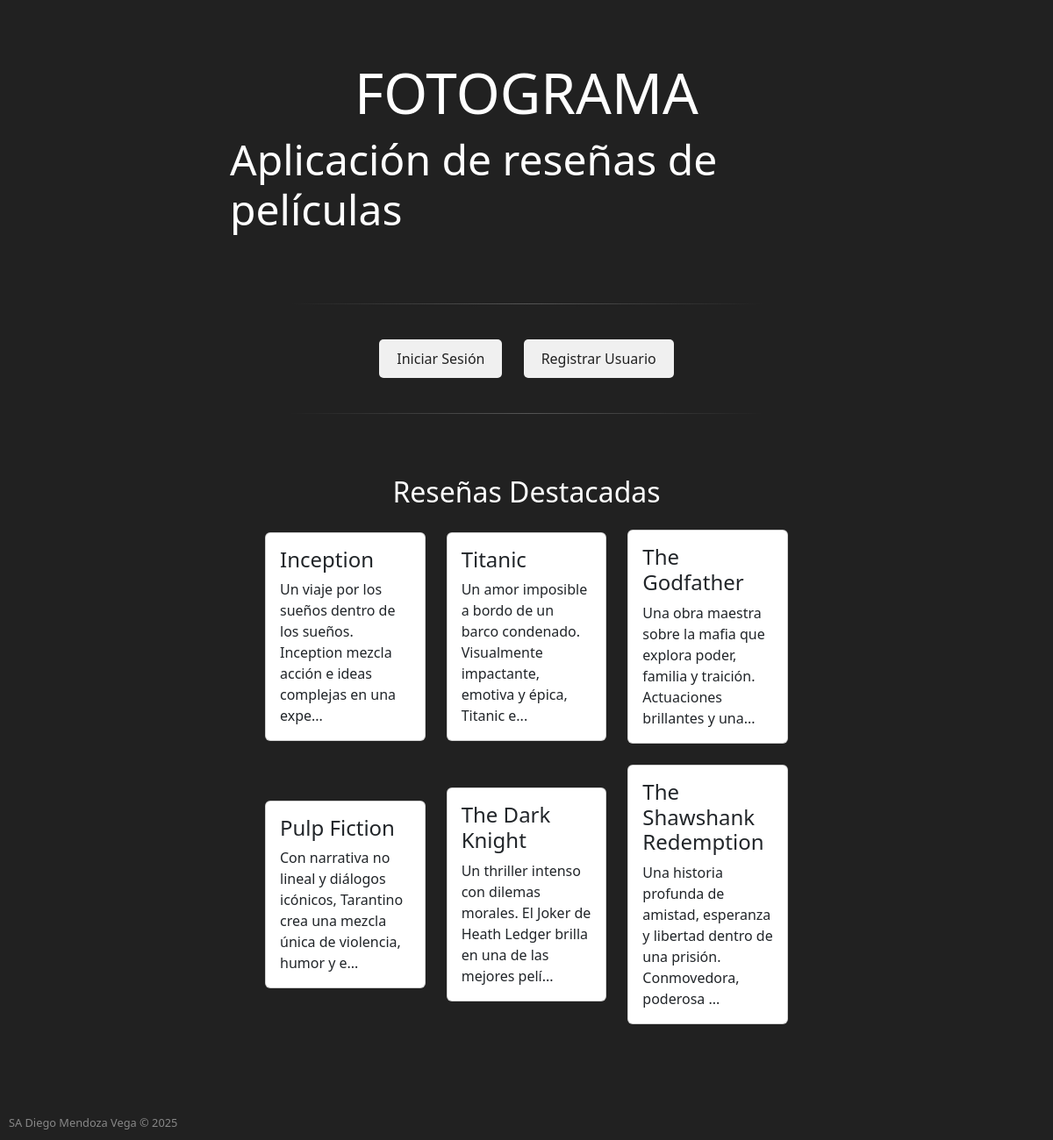
The page / on the database its author committed.
### models.py (models this page shows)
class ResenaPelicula(db.Model):
    __tablename__ = 'resenas_peliculas'
    id = db.Column(db.Integer, primary_key=True, autoincrement=True)
    titulo = db.Column(db.String(255), nullable=False)
    anio = db.Column(db.Integer)
    duracion = db.Column(db.Integer)
    genero = db.Column(db.String(100))
    puntuacion = db.Column(db.Numeric(3, 1))
    resena = db.Column(db.Text)
    imagen = db.Column(db.String(255))
    id_usuario = db.Column(db.Integer, db.ForeignKey('usuario.id'))

### app.py (the view)
@app.route('/')
def home():
    todas_resenas = ResenaPelicula.query.all()
    resenas = random.sample(todas_resenas, min(6, len(todas_resenas)))
    return render_template('bienvenido.html', resenas=resenas)

### templates/bienvenido.html (shortened to what this page needs)
<!DOCTYPE html>
<html lang="es">
<head>
    <link href="https://cdn.jsdelivr.net/npm/bootstrap@5.3.3/dist/css/bootstrap.min.css" rel="stylesheet">
    <link rel="stylesheet" href="{{ url_for('static', filename='index.css') }}">
</head>
<body>
<div class="container">
    <h1 class="display-3">FOTOGRAMA</h1>
    <h3 class="display-5">Aplicación de reseñas de películas</h3>
    <hr>
    <div class="button-container">
        <a class="btn" href="{{url_for('login')}}">Iniciar Sesión</a>
        <a class="btn" href="{{url_for('register')}}">Registrar Usuario</a>
    </div>
    <hr>
</div>
<div class="row" id="reseñas">
    <h2 class="mb-4 text-center">Reseñas Destacadas</h2>
    {% for resena in resenas %}
    <div class="col-md-4 mb-4">
      <div class="card h-100">
        <div class="card-body">
          <h4 class="card-title">{{ resena.titulo }}</h4>
          <p class="card-text">
            {{ resena.resena[:100] }}{% if resena.resena|length > 100 %}...{% endif %}
          </p>
        </div>
      </div>
    </div>
    {% endfor %}
  </div>
    <footer>
        SA Diego Mendoza Vega © 2025
    </footer>
</body>
</html>

### static/index.css (style rules this page uses)
body { background-color: #212121; color: white; display: flex; flex-direction: column; align-items:center; justify-content: center; height: 100vh; margin: 250px; }
.container { background-color: #212121; color: white; display: flex; flex-direction: column; align-items:center; justify-content: center; height: 100vh; }
.display-3 { font-size: calc(1.525rem + 3.3vw); font-weight: 300; line-height: 1.2; }
.button-container { margin-top: 20px; margin-bottom: 20px; }
.btn { background-color: #f0f0f0; color: #212121; border: none; padding: 10px 20px; font-size: 1rem; cursor: pointer; margin: 0 10px; border-radius: 5px; }
hr { width: 80%; border: 1px solid #f0f0f0; margin: 20px 20px; border: none; height: 1px; background: linear-gradient(to right, transparent, #f0f0f0, transparent); }
#reseñas { display: flex; align-items: center; justify-content: space-between; margin: 20px; padding: 20px; margin-top: 30px; }
footer { position:fixed; bottom: 10px; width: 100%; text-align: left; font-size: 0.8rem; color: #888; padding-left: 10px; }

### rows shown on the page
ResenaPelicula: titulo "Inception", resena "Un viaje por los sueños dentro de los sueños. Inception mezcla acción e ideas complejas en una expe"
ResenaPelicula: titulo "Titanic", resena "Un amor imposible a bordo de un barco condenado. Visualmente impactante, emotiva y épica, Titanic e"
ResenaPelicula: titulo "The Godfather", resena "Una obra maestra sobre la mafia que explora poder, familia y traición. Actuaciones brillantes y una"
ResenaPelicula: titulo "Pulp Fiction", resena "Con narrativa no lineal y diálogos icónicos, Tarantino crea una mezcla única de violencia, humor y e"
ResenaPelicula: titulo "The Dark Knight", resena "Un thriller intenso con dilemas morales. El Joker de Heath Ledger brilla en una de las mejores pelí"
ResenaPelicula: titulo "The Shawshank Redemption", resena "Una historia profunda de amistad, esperanza y libertad dentro de una prisión. Conmovedora, poderosa"
